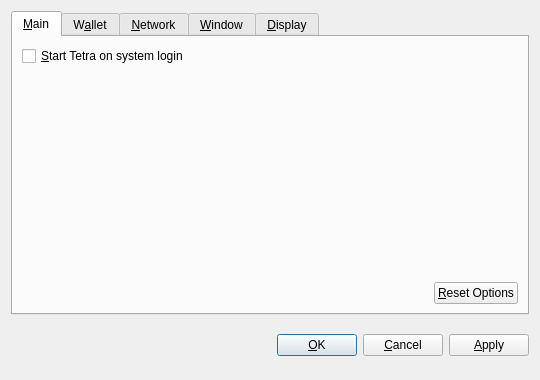
<?xml version="1.0" encoding="UTF-8"?>
<ui version="4.0">
 <class>OptionsDialog</class>
 <widget class="QDialog" name="OptionsDialog">
  <property name="geometry">
   <rect>
    <x>0</x>
    <y>0</y>
    <width>540</width>
    <height>380</height>
   </rect>
  </property>
  <property name="windowTitle">
   <string>Options</string>
  </property>
  <property name="modal">
   <bool>true</bool>
  </property>
  <layout class="QVBoxLayout" name="verticalLayout">
   <item>
    <widget class="QTabWidget" name="tabWidget">
     <property name="tabPosition">
      <enum>QTabWidget::North</enum>
     </property>
     <property name="currentIndex">
      <number>0</number>
     </property>
     <widget class="QWidget" name="tabMain">
      <attribute name="title">
       <string>&amp;Main</string>
      </attribute>
      <layout class="QVBoxLayout" name="verticalLayout_Main">
       <item>
        <widget class="QCheckBox" name="bitcoinAtStartup">
         <property name="toolTip">
          <string>Automatically start Tetra after logging in to the system.</string>
         </property>
         <property name="text">
          <string>&amp;Start Tetra on system login</string>
         </property>
        </widget>
       </item>
       <item>
        <spacer name="verticalSpacer_Main">
         <property name="orientation">
          <enum>Qt::Vertical</enum>
         </property>
         <property name="sizeHint" stdset="0">
          <size>
           <width>20</width>
           <height>40</height>
          </size>
         </property>
        </spacer>
       </item>
       <item>
        <layout class="QHBoxLayout" name="horizontalLayout_2_Main">
         <item>
          <spacer name="horizontalSpacer_2_Main">
           <property name="orientation">
            <enum>Qt::Horizontal</enum>
           </property>
           <property name="sizeHint" stdset="0">
            <size>
             <width>40</width>
             <height>20</height>
            </size>
           </property>
          </spacer>
         </item>
         <item>
          <widget class="QPushButton" name="resetButton">
           <property name="toolTip">
            <string>Reset all client options to default.</string>
           </property>
           <property name="text">
            <string>&amp;Reset Options</string>
           </property>
           <property name="autoDefault">
            <bool>false</bool>
           </property>
          </widget>
         </item>
        </layout>
       </item>
      </layout>
     </widget>
     <widget class="QWidget" name="tabWallet">
      <attribute name="title">
       <string>W&amp;allet</string>
      </attribute>
      <layout class="QVBoxLayout" name="verticalLayout_Network">
       <item>
        <widget class="QLabel" name="transactionFeeInfoLabel">
         <property name="text">
          <string>Optional transaction fee per kB that helps make sure your transactions are processed quickly. Most transactions are 1 kB.</string>
         </property>
         <property name="textFormat">
          <enum>Qt::PlainText</enum>
         </property>
         <property name="wordWrap">
          <bool>true</bool>
         </property>
        </widget>
       </item>
       <item>
        <layout class="QHBoxLayout" name="horizontalLayout_1_Main">
         <item>
          <widget class="QLabel" name="transactionFeeLabel">
           <property name="text">
            <string>Pay transaction &amp;fee</string>
           </property>
           <property name="textFormat">
            <enum>Qt::PlainText</enum>
           </property>
           <property name="buddy">
            <cstring>transactionFee</cstring>
           </property>
          </widget>
         </item>
         <item>
          <widget class="BitcoinAmountField" name="transactionFee"/>
         </item>
         <item>
          <spacer name="horizontalSpacer_1_Main">
           <property name="orientation">
            <enum>Qt::Horizontal</enum>
           </property>
           <property name="sizeHint" stdset="0">
            <size>
             <width>40</width>
             <height>20</height>
            </size>
           </property>
          </spacer>
         </item>
        </layout>
       </item>
       <item>
        <widget class="QLabel" name="label">
         <property name="text">
          <string>If you disable the spending of unconfirmed change, the change from a transaction cannot be used until that transaction has at least one confirmation. This also affects how your balance is computed.</string>
         </property>
         <property name="wordWrap">
          <bool>true</bool>
         </property>
        </widget>
       </item>
       <item>
        <widget class="QCheckBox" name="spendZeroConfChange">
         <property name="text">
          <string>Spend unconfirmed change  (experts only)</string>
         </property>
        </widget>
       </item>
       <item>
        <spacer name="verticalSpacer">
         <property name="orientation">
          <enum>Qt::Vertical</enum>
         </property>
         <property name="sizeHint" stdset="0">
          <size>
           <width>20</width>
           <height>40</height>
          </size>
         </property>
        </spacer>
       </item>
      </layout>
     </widget>
     <widget class="QWidget" name="tabNetwork">
      <attribute name="title">
       <string>&amp;Network</string>
      </attribute>
      <layout class="QVBoxLayout" name="verticalLayout_Network">
       <item>
        <widget class="QCheckBox" name="mapPortUpnp">
         <property name="toolTip">
          <string>Automatically open the Tetra client port on the router. This only works when your router supports UPnP and it is enabled.</string>
         </property>
         <property name="text">
          <string>Map port using &amp;UPnP</string>
         </property>
        </widget>
       </item>
       <item>
        <widget class="QCheckBox" name="connectSocks">
         <property name="toolTip">
          <string>Connect to the Tetra network through a SOCKS proxy (e.g. when connecting through Tor).</string>
         </property>
         <property name="text">
          <string>&amp;Connect through SOCKS proxy:</string>
         </property>
        </widget>
       </item>
       <item>
        <layout class="QHBoxLayout" name="horizontalLayout_Network">
         <item>
          <widget class="QLabel" name="proxyIpLabel">
           <property name="text">
            <string>Proxy &amp;IP:</string>
           </property>
           <property name="textFormat">
            <enum>Qt::PlainText</enum>
           </property>
           <property name="buddy">
            <cstring>proxyIp</cstring>
           </property>
          </widget>
         </item>
         <item>
          <widget class="QValidatedLineEdit" name="proxyIp">
           <property name="maximumSize">
            <size>
             <width>140</width>
             <height>16777215</height>
            </size>
           </property>
           <property name="toolTip">
            <string>IP address of the proxy (e.g. 127.0.0.1)</string>
           </property>
          </widget>
         </item>
         <item>
          <widget class="QLabel" name="proxyPortLabel">
           <property name="text">
            <string>&amp;Port:</string>
           </property>
           <property name="textFormat">
            <enum>Qt::PlainText</enum>
           </property>
           <property name="buddy">
            <cstring>proxyPort</cstring>
           </property>
          </widget>
         </item>
         <item>
          <widget class="QLineEdit" name="proxyPort">
           <property name="maximumSize">
            <size>
             <width>55</width>
             <height>16777215</height>
            </size>
           </property>
           <property name="toolTip">
            <string>Port of the proxy (e.g. 9050)</string>
           </property>
          </widget>
         </item>
         <item>
          <widget class="QLabel" name="socksVersionLabel">
           <property name="text">
            <string>SOCKS &amp;Version:</string>
           </property>
           <property name="textFormat">
            <enum>Qt::PlainText</enum>
           </property>
           <property name="buddy">
            <cstring>socksVersion</cstring>
           </property>
          </widget>
         </item>
         <item>
          <widget class="QValueComboBox" name="socksVersion">
           <property name="toolTip">
            <string>SOCKS version of the proxy (e.g. 5)</string>
           </property>
          </widget>
         </item>
         <item>
          <spacer name="horizontalSpacer_Network">
           <property name="orientation">
            <enum>Qt::Horizontal</enum>
           </property>
           <property name="sizeHint" stdset="0">
            <size>
             <width>40</width>
             <height>20</height>
            </size>
           </property>
          </spacer>
         </item>
        </layout>
       </item>
       <item>
        <spacer name="verticalSpacer_Network">
         <property name="orientation">
          <enum>Qt::Vertical</enum>
         </property>
         <property name="sizeHint" stdset="0">
          <size>
           <width>20</width>
           <height>40</height>
          </size>
         </property>
        </spacer>
       </item>
      </layout>
     </widget>
     <widget class="QWidget" name="tabWindow">
      <attribute name="title">
       <string>&amp;Window</string>
      </attribute>
      <layout class="QVBoxLayout" name="verticalLayout_Window">
       <item>
        <widget class="QCheckBox" name="minimizeToTray">
         <property name="toolTip">
          <string>Show only a tray icon after minimizing the window.</string>
         </property>
         <property name="text">
          <string>&amp;Minimize to the tray instead of the taskbar</string>
         </property>
        </widget>
       </item>
       <item>
        <widget class="QCheckBox" name="minimizeOnClose">
         <property name="toolTip">
          <string>Minimize instead of exit the application when the window is closed. When this option is enabled, the application will be closed only after selecting Quit in the menu.</string>
         </property>
         <property name="text">
          <string>M&amp;inimize on close</string>
         </property>
        </widget>
       </item>
       <item>
        <spacer name="verticalSpacer_Window">
         <property name="orientation">
          <enum>Qt::Vertical</enum>
         </property>
         <property name="sizeHint" stdset="0">
          <size>
           <width>20</width>
           <height>40</height>
          </size>
         </property>
        </spacer>
       </item>
      </layout>
     </widget>
     <widget class="QWidget" name="tabDisplay">
      <attribute name="title">
       <string>&amp;Display</string>
      </attribute>
      <layout class="QVBoxLayout" name="verticalLayout_Display">
       <item>
        <layout class="QHBoxLayout" name="horizontalLayout_1_Display">
         <item>
          <widget class="QLabel" name="langLabel">
           <property name="text">
            <string>User Interface &amp;language:</string>
           </property>
           <property name="textFormat">
            <enum>Qt::PlainText</enum>
           </property>
           <property name="buddy">
            <cstring>lang</cstring>
           </property>
          </widget>
         </item>
         <item>
          <widget class="QValueComboBox" name="lang">
           <property name="toolTip">
            <string>The user interface language can be set here. This setting will take effect after restarting Tetra.</string>
           </property>
          </widget>
         </item>
        </layout>
       </item>
       <item>
        <layout class="QHBoxLayout" name="horizontalLayout_2_Display">
         <item>
          <widget class="QLabel" name="unitLabel">
           <property name="text">
            <string>&amp;Unit to show amounts in:</string>
           </property>
           <property name="textFormat">
            <enum>Qt::PlainText</enum>
           </property>
           <property name="buddy">
            <cstring>unit</cstring>
           </property>
          </widget>
         </item>
         <item>
          <widget class="QValueComboBox" name="unit">
           <property name="toolTip">
            <string>Choose the default subdivision unit to show in the interface and when sending coins.</string>
           </property>
          </widget>
         </item>
        </layout>
       </item>
       <item>
        <widget class="QCheckBox" name="displayAddresses">
         <property name="toolTip">
          <string>Whether to show Tetra addresses in the transaction list or not.</string>
         </property>
         <property name="text">
          <string>&amp;Display addresses in transaction list</string>
         </property>
        </widget>
       </item>
       <item>
        <widget class="QCheckBox" name="coinControlFeatures">
         <property name="toolTip">
          <string>Whether to show coin control features or not.</string>
         </property>
         <property name="text">
          <string>Display coin &amp;control features (experts only!)</string>
         </property>
        </widget>
       </item>
       <item>
        <spacer name="verticalSpacer_Display">
         <property name="orientation">
          <enum>Qt::Vertical</enum>
         </property>
         <property name="sizeHint" stdset="0">
          <size>
           <width>20</width>
           <height>40</height>
          </size>
         </property>
        </spacer>
       </item>
      </layout>
     </widget>
    </widget>
   </item>
   <item>
    <layout class="QHBoxLayout" name="horizontalLayout_Buttons">
     <item>
      <spacer name="horizontalSpacer_1">
       <property name="orientation">
        <enum>Qt::Horizontal</enum>
       </property>
       <property name="sizeHint" stdset="0">
        <size>
         <width>40</width>
         <height>48</height>
        </size>
       </property>
      </spacer>
     </item>
     <item>
      <widget class="QLabel" name="statusLabel">
       <property name="font">
        <font>
         <weight>75</weight>
         <bold>true</bold>
        </font>
       </property>
       <property name="text">
        <string/>
       </property>
       <property name="textFormat">
        <enum>Qt::PlainText</enum>
       </property>
       <property name="wordWrap">
        <bool>true</bool>
       </property>
      </widget>
     </item>
     <item>
      <spacer name="horizontalSpacer_2">
       <property name="orientation">
        <enum>Qt::Horizontal</enum>
       </property>
       <property name="sizeHint" stdset="0">
        <size>
         <width>40</width>
         <height>48</height>
        </size>
       </property>
      </spacer>
     </item>
     <item>
      <widget class="QPushButton" name="okButton">
       <property name="text">
        <string>&amp;OK</string>
       </property>
      </widget>
     </item>
     <item>
      <widget class="QPushButton" name="cancelButton">
       <property name="text">
        <string>&amp;Cancel</string>
       </property>
       <property name="autoDefault">
        <bool>false</bool>
       </property>
      </widget>
     </item>
     <item>
      <widget class="QPushButton" name="applyButton">
       <property name="text">
        <string>&amp;Apply</string>
       </property>
       <property name="autoDefault">
        <bool>false</bool>
       </property>
      </widget>
     </item>
    </layout>
   </item>
  </layout>
 </widget>
 <customwidgets>
  <customwidget>
   <class>BitcoinAmountField</class>
   <extends>QSpinBox</extends>
   <header>bitcoinamountfield.h</header>
  </customwidget>
  <customwidget>
   <class>QValueComboBox</class>
   <extends>QComboBox</extends>
   <header>qvaluecombobox.h</header>
  </customwidget>
  <customwidget>
   <class>QValidatedLineEdit</class>
   <extends>QLineEdit</extends>
   <header>qvalidatedlineedit.h</header>
  </customwidget>
 </customwidgets>
 <resources/>
 <connections/>
</ui>
